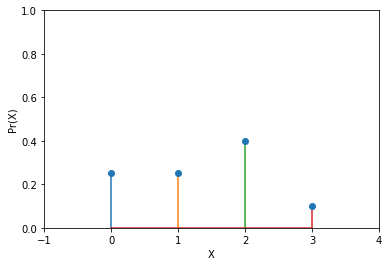

Write Python code to recreate this figure.
# -*- coding: utf-8 -*-
"""Untitled8.ipynb

Automatically generated by Colaboratory.

Original file is located at
    https://colab.research.google.com/drive/19SvnusnzSHQ9oZbeusVWHDVGFVrhizhQ
"""

import matplotlib.pyplot as plt
import pylab

#plotting the probability

P = [0.25,0.25,0.4,0.1]


X = [0,1,2,3]

 

# set the x axis and y axis limits

pylab.xlim([-1,4])

pylab.ylim([0,1])


plt.xlabel('X')

plt.ylabel('Pr(X)')

markerline, stemlines, baseline = plt.stem(X, P, '-')

plt.show()
